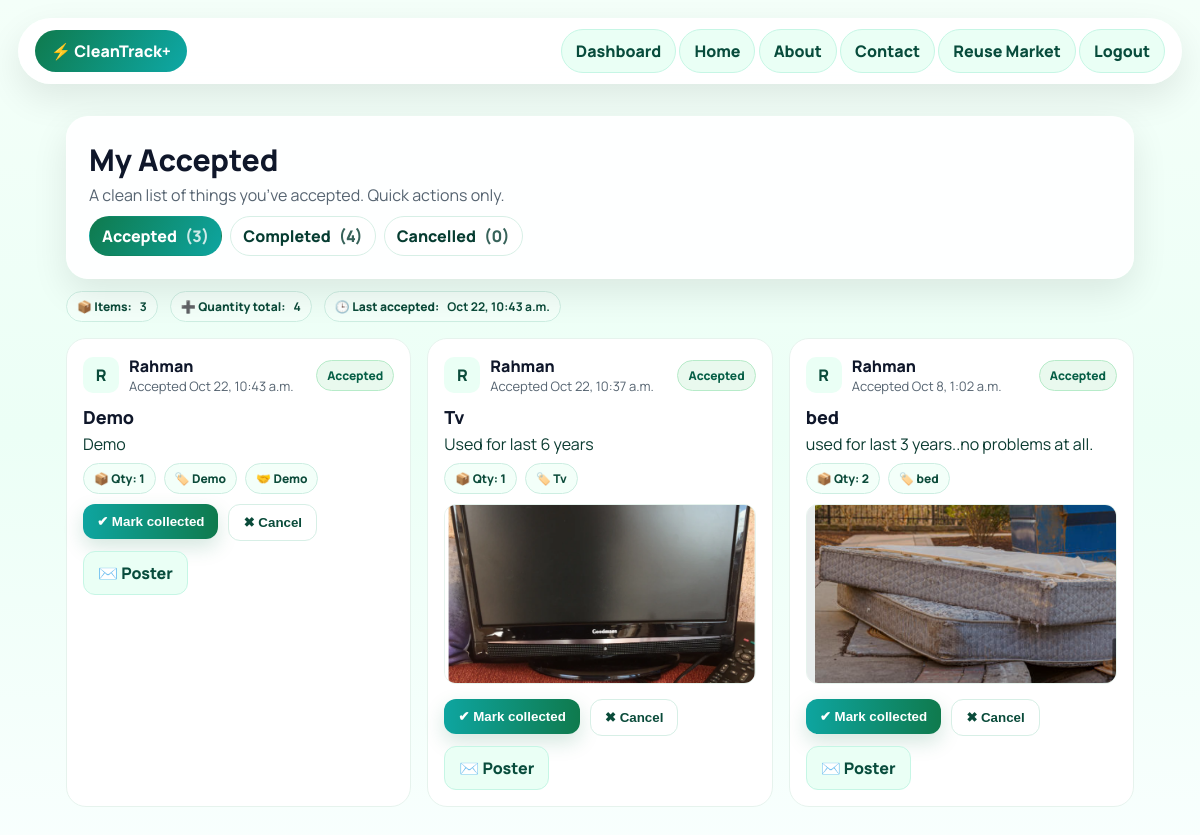
/users/accepted/ (signed in), run on an earlier commit of the app's database.
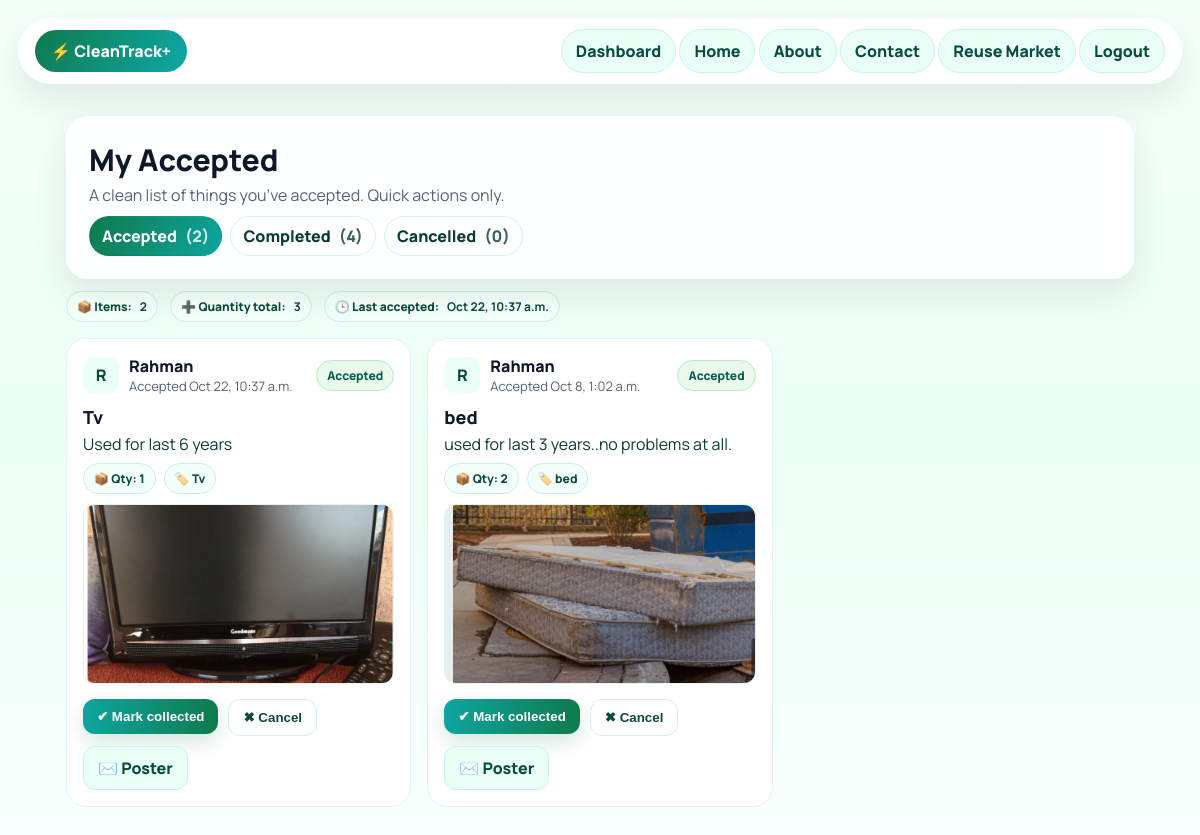
And on a later commit of the database.
### users/models.py (models this page shows, shortened)
class TimeStamped(models.Model):
    created = models.DateTimeField(auto_now_add=True)
    updated = models.DateTimeField(auto_now=True)
    class Meta:
        abstract = True

class ReuseDonation(TimeStamped):
    class Status(models.TextChoices):
        PENDING   = "pending", "Pending"
        ACCEPTED  = "accepted", "Accepted"
        DONATED   = "donated", "Donated"
        CANCELLED = "cancelled", "Cancelled"
    user = models.ForeignKey(
        settings.AUTH_USER_MODEL,
        on_delete=models.CASCADE,
        related_name="reuse_donations",
    )
    category = models.CharField(max_length=50)
    quantity = models.PositiveIntegerField(default=1)
    partner  = models.CharField(max_length=120, blank=True, default="")
    note     = models.CharField(max_length=255, blank=True, default="")
    photo    = models.ImageField(upload_to="reuse_photos/", blank=True, null=True)
    status = models.CharField(
        max_length=20,
        choices=Status.choices,
        default=Status.PENDING,
        db_index=True,
    )
    accepted_by = models.ForeignKey(
        settings.AUTH_USER_MODEL,
        null=True, blank=True,
        related_name="reuses_taken",
        on_delete=models.SET_NULL,
        help_text="User who accepted the item (if any).",
    )
    accepted_at = models.DateTimeField(
        null=True, blank=True,
        help_text="When the item was accepted (if accepted).",
    )
    class Meta:
        ordering = ("-created",)
        indexes = [
            models.Index(fields=("status", "created")),
            models.Index(fields=("status", "accepted_at")),
        ]
        constraints = [
            models.CheckConstraint(
                name="reuse_accepted_by_not_self",
                check=Q(accepted_by__isnull=True) | ~Q(accepted_by=F("user")),
            ),
            models.CheckConstraint(
                name="reuse_accept_fields_null_when_pending",
                check=~Q(status="pending") | (Q(accepted_by__isnull=True) & Q(accepted_at__isnull=True)),
            ),
            models.CheckConstraint(
                name="reuse_accept_fields_set_when_accepted",
                check=~Q(status="accepted") | (Q(accepted_by__isnull=False) & Q(accepted_at__isnull=False)),
            ),
        ]
    @property
    def item_name(self):
        return self.category
    @property
    def description(self):
        return self.note or ""

class User(AbstractUser):
    ROLE_CHOICES = (
        ("regular", "Regular"),
        ("driver",  "Driver"),
        ("admin",   "Admin"),
    )
    role = models.CharField(max_length=10, choices=ROLE_CHOICES, default="regular")
    phone_number = models.CharField(max_length=15, blank=True, null=True)

### users/views.py (the view)
# urls.py: path("accepted/", views.accepted_list, name="accepted_list"),
@login_required
def accepted_list(request):
    status = request.GET.get("status") or "accepted"
    base_qs = (ReuseDonation.objects.select_related("user", "accepted_by")
               .filter(accepted_by=request.user)
               .order_by("-accepted_at", "-created"))
    qs = base_qs
    if status in {"accepted", "completed", "cancelled"}:
        qs = qs.filter(status=status)
    paginator = Paginator(qs, 12)
    page_obj = paginator.get_page(request.GET.get("page"))
    counts = {
        "accepted": base_qs.filter(status="accepted").count(),
        "completed": base_qs.filter(status="completed").count(),
        "cancelled": base_qs.filter(status="cancelled").count(),
    }
    agg = qs.aggregate(sum_quantity=Sum("quantity"))
    sum_quantity = agg.get("sum_quantity") or 0
    first = qs.first()
    last_accepted = (first.accepted_at or first.created) if first else None
    ctx = {
        "page_obj": page_obj,
        "status": status,
        "counts": counts,
        "total": paginator.count,
        "sum_quantity": sum_quantity,
        "last_accepted": last_accepted,
    }
    return render(request, "accepted_list.html", ctx)

### templates/accepted_list.html (shortened to what the changed rows need)
{% load static %}
<!doctype html>
<html lang="en">
<head>
</head>
<body>
  <div class="wrap">
    <section class="hero glass">
      <h1 class="title">My Accepted</h1>
      <div class="tabs">
        <a class="tab {% if status == 'accepted' %}active{% endif %}" href="{% url 'users:accepted_list' %}?status=accepted">Accepted <span class="count">({{ counts.accepted }})</span></a>
      </div>
    </section>
    <div style="display:flex;gap:12px;flex-wrap:wrap;margin-top:12px">
      <span class="pill">📦 Items: <strong>{{ total }}</strong></span>
      <span class="pill">➕ Quantity total: <strong>{{ sum_quantity }}</strong></span>
      {% if last_accepted %}
        <span class="pill">🕒 Last accepted: <strong>{{ last_accepted|date:"M j, g:i a" }}</strong></span>
      {% endif %}
    </div>
    <section class="grid">
      {% for it in page_obj.object_list %}
        {% with st=it.status|default:'accepted'|lower %}
        <article class="card">
          <div class="top">
            <div class="avatar">{{ it.user.username|slice:":1"|upper }}</div>
            <div>
              <div class="who">{{ it.user.get_full_name|default:it.user.username }}</div>
              <div class="when">
                {% if it.accepted_at %}Accepted {{ it.accepted_at|date:"M j, g:i a" }}{% endif %}
              </div>
            </div>
            <div class="status {{ st }}">{{ st }}</div>
          </div>
          <div class="name">{{ it.item_name|default:it.description|default:"Donation" }}</div>
          {% if it.note %}<p class="note">{{ it.note }}</p>{% endif %}
          <div class="meta">
            <span class="pill">📦 Qty: {{ it.quantity|default:"1" }}</span>
            {% if it.category %}<span class="pill">🏷️ {{ it.category }}</span>{% endif %}
            {% if it.partner %}<span class="pill">🤝 {{ it.partner }}</span>{% endif %}
          </div>
          {% if it.photo %}<div class="thumb"><img src="{{ it.photo.url }}" alt="item photo"></div>{% endif %}
          <div class="actions">
            {% if it.accepted_by_id == request.user.id %}
              {% if st == 'accepted' %}
                <form method="post" action="{% url 'users:accepted_mark_complete' it.id %}">{% csrf_token %}
                  <button class="btn btn-primary" type="submit">✔ Mark collected</button>
                </form>
                <form method="post" action="{% url 'users:accepted_cancel' it.id %}">{% csrf_token %}
                  <button class="btn btn-line" type="submit">✖ Cancel</button>
                </form>
              {% elif st == 'completed' %}
                <span class="pill">🎉 Completed</span>
              {% elif st == 'cancelled' %}
                <span class="pill">🚫 Cancelled</span>
              {% endif %}
            {% endif %}
            <details class="ctc">
              <summary class="btn btn-ghost">✉️ Poster</summary>
            </details>
          </div>
        </article>
        {% endwith %}
      {% empty %}
        <div class="glass" style="grid-column:1/-1; padding:20px; border-radius:18px; font-weight:800; color:#0a4b3a">
          Nothing here yet. Visit the <a href="{% url 'users:reuse_market' %}">Reuse Market</a> to accept something.
        </div>
      {% endfor %}
    </section>
  </div>
</body>
</html>

What changed in the data, as far as the page shows it:
no longer on this page (row edited): ReuseDonation: accepted_at "Oct 22, 10:43 a.m.", user.username "R", user.get_full_name "Rahman", status "Accepted", item_name "Demo", note "Demo", quantity "1", category "Demo", partner "Demo", shows "✔ Mark collected"
Also different on the page:
{{ counts.accepted }}: "3" → "2"
{{ total }}: "3" → "2"
{{ sum_quantity }}: "4" → "3"
{{ last_accepted|date:"M j, g:i a" }}: "Oct 22, 10:43 a.m." → "Oct 22, 10:37 a.m."
